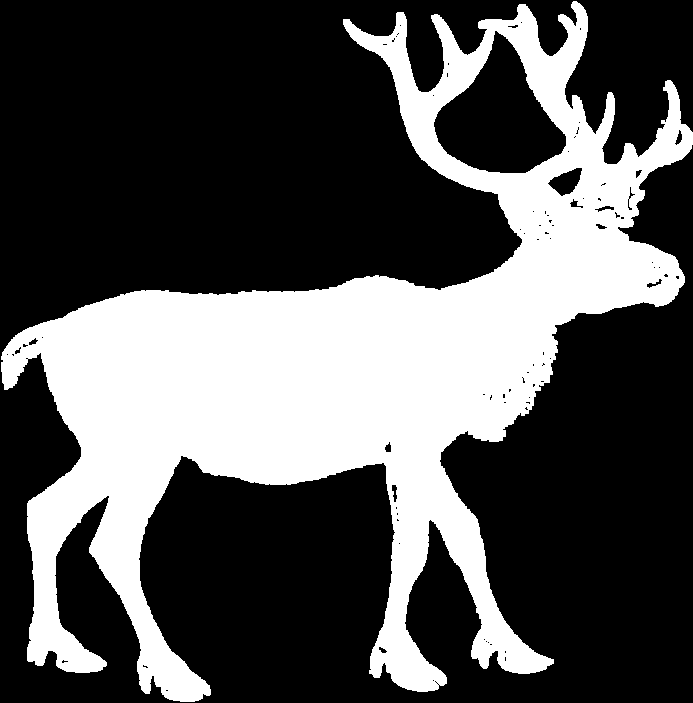
#> input picture imagenes/deer-1.bmp, 693 x 703 px, found by its file name
$ python ejercicio8.py
#> lines starting #> are read from the running program, lines starting #| are printed output that depends on the picture; after the words box and inside, x2 and y2 are one past the last pixel; in counts of white or black regions, pixels touching at a corner belong together; long printed decimals are rounded
from PIL import Image
import numpy as np
import cv2

# Cargar la imagen binaria
img = cv2.imread(
    "C:/Users/carli/Documents/ExamenTarea2/imagenes/deer-1.bmp", cv2.IMREAD_GRAYSCALE
)
#> img: shape (703, 693); 32.6% white; 1 white region

# Convertir la imagen en una matriz NumPy y asegurarse de que sea de tipo uint8
img_arr = np.uint8(np.array(img))
print(img_arr.dtype)
#| uint8

# Detección de contornos
contours, hierarchy = cv2.findContours(
    img_arr, cv2.RETR_EXTERNAL, cv2.CHAIN_APPROX_NONE
)
#> contours = 1 contour; box (x1, y1, x2, y2) and area: (1, 1, 693, 702) 167792

# Calcular los momentos y los ejes principales para cada objeto
for contour in contours:
    moments = cv2.moments(contour)
    cx = int(moments["m10"] / moments["m00"])
    cy = int(moments["m01"] / moments["m00"])
    covariance = np.array(
        [[moments["mu20"], moments["mu11"]], [moments["mu11"], moments["mu02"]]]
    )
    _, _, v = np.linalg.svd(covariance)
    angle = np.arctan2(v[0][1], v[0][0])
    rotation_matrix = cv2.getRotationMatrix2D((cx, cy), angle * 180 / np.pi, 1)
    rotated_img = cv2.warpAffine(
        img_arr, rotation_matrix, img_arr.shape[::-1], flags=cv2.INTER_LINEAR
    )

    # Mostrar la imagen rotada para depuración
    cv2.imshow("Imagen Rotada", rotated_img)
    cv2.waitKey(0)
    cv2.destroyAllWindows()

    # Guardar la imagen rotada
    cv2.imwrite("objeto_rotado.bmp", rotated_img)
#> this loop made 1 pass
#> (cx, cy, covariance, v, angle, rotation_matrix) on pass 1: (357, 351, [[5.25e+09, -2.46e+09], [-2.46e+09, 4.14e+09]], [[-0.781, 0.625], [0.625, 0.781]], 2.47, [[-0.781, 0.625, 416.3], [-0.625, -0.781, 848.1]])
#> pass 1, `rotated_img = cv2.warpAffine( img_arr, rotation_matrix, img_arr.shape[..`:
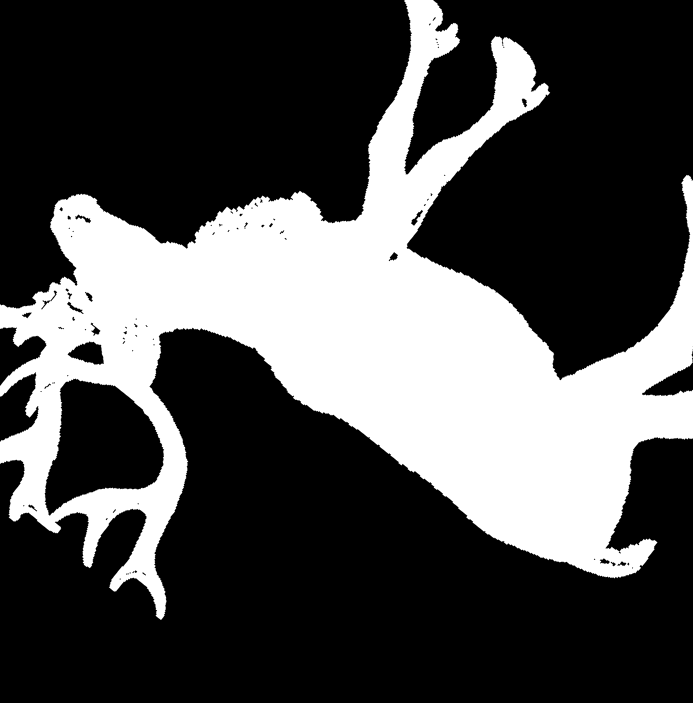
#> rotated_img: shape (703, 693); min 0, max 255, mean 76.8

# Mostrar la imagen guardada para depuración
img_rotada = Image.open("objeto_rotado.bmp")
# imprimir ejes principales
print("Eje principal 1: ", v[0])
#| Eje principal 1:  [-0.7806  0.6251]
print("Eje principal 2: ", v[1])
#| Eje principal 2:  [0.6251 0.7806]

$ run again, with imagenes/device0-5.bmp copied over imagenes/deer-1.bmp
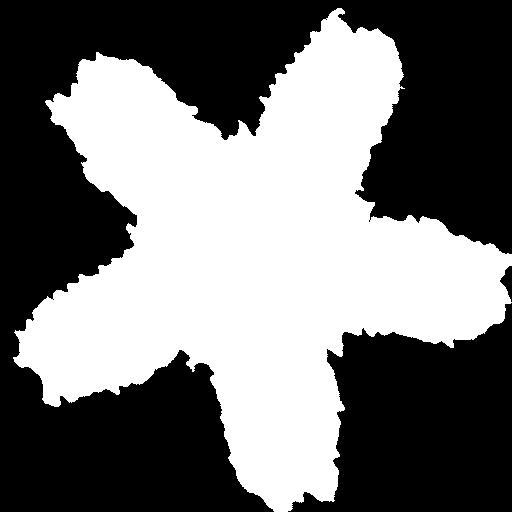
#> input picture imagenes/device0-5.bmp, 512 x 512 px, found by its file name
#> img: shape (512, 512); 45.9% white; 1 white region
#| uint8
#> contours = 1 contour; box (x1, y1, x2, y2) and area: (13, 8, 512, 512) 119184
#> the loop `for contour in contours:` made 1 pass
#> (cx, cy, covariance, v, angle, rotation_matrix) on pass 1: (254, 254, [[1.45e+09, 4531624.3], [4531624.3, 1.43e+09]], [[-0.951, -0.309], [-0.309, 0.951]], -2.83, [[-0.951, -0.309, 574], [0.309, -0.951, 417.1]])
#> pass 1, `rotated_img = cv2.warpAffine( img_arr, rotation_matrix, img_arr.shape[..`:
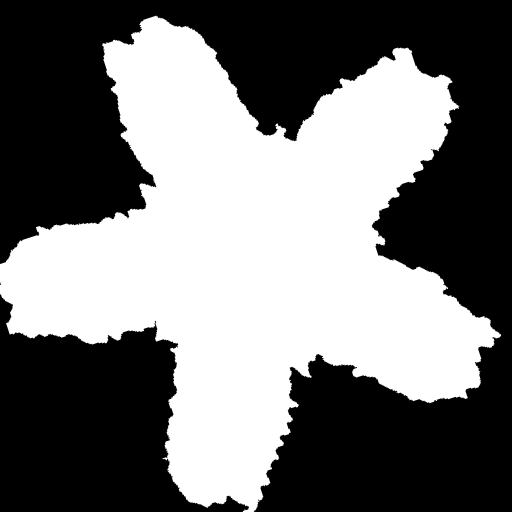
#> rotated_img: shape (512, 512); min 0, max 255, mean 117
#| Eje principal 1:  [-0.9511 -0.3089]
#| Eje principal 2:  [-0.3089  0.9511]

$ run again, with imagenes/device2-2.bmp copied over imagenes/deer-1.bmp
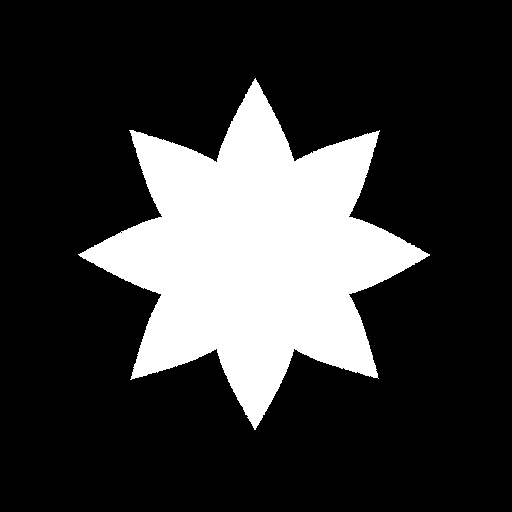
#> input picture imagenes/device2-2.bmp, 512 x 512 px, found by its file name
#> img: shape (512, 512); 22% white; 1 white region
#| uint8
#> contours = 1 contour; box (x1, y1, x2, y2) and area: (78, 78, 430, 430) 56882
#> the loop `for contour in contours:` made 1 pass
#> (cx, cy, covariance, v, angle, rotation_matrix) on pass 1: (254, 254, [[283345895.9, -110037.4], [-110037.4, 283062945.9]], [[-0.946, 0.325], [0.325, 0.946]], 2.81, [[-0.946, 0.325, 411.8], [-0.325, -0.946, 576.7]])
#> pass 1, `rotated_img = cv2.warpAffine( img_arr, rotation_matrix, img_arr.shape[..`:
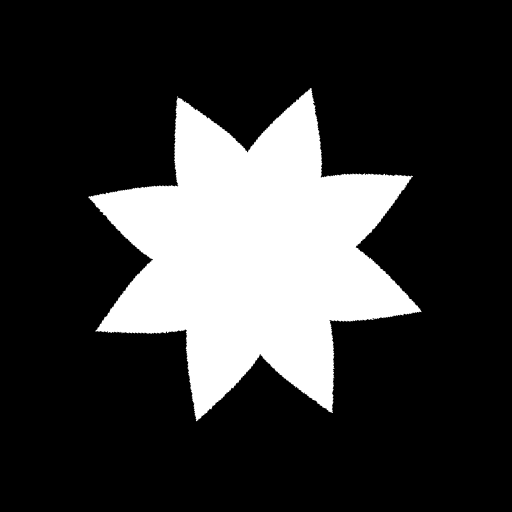
#> rotated_img: shape (512, 512); min 0, max 255, mean 56
#| Eje principal 1:  [-0.9459  0.3245]
#| Eje principal 2:  [0.3245 0.9459]

$ run again, with imagenes/device7-8.bmp copied over imagenes/deer-1.bmp
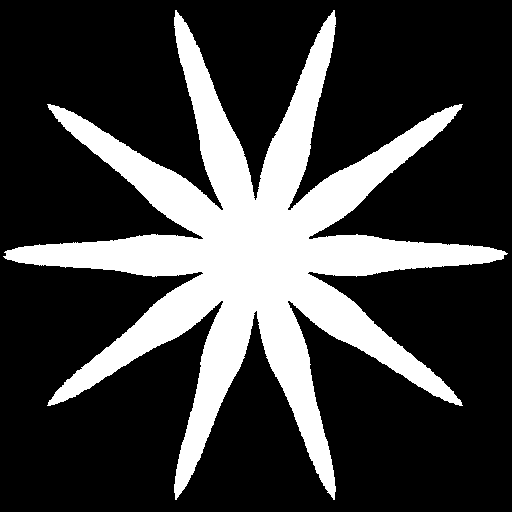
#> input picture imagenes/device7-8.bmp, 512 x 512 px, found by its file name
#> img: shape (512, 512); 25.2% white; 1 white region
#| uint8
#> contours = 1 contour; box (x1, y1, x2, y2) and area: (3, 10, 508, 500) 64114
#> the loop `for contour in contours:` made 1 pass
#> (cx, cy, covariance, v, angle, rotation_matrix) on pass 1: (253, 253, [[576315033.7, -635508.9], [-635508.9, 580383768.6]], [[-0.151, 0.989], [0.989, 0.151]], 1.72, [[-0.151, 0.989, 41.05], [-0.989, -0.151, 541.3]])
#> pass 1, `rotated_img = cv2.warpAffine( img_arr, rotation_matrix, img_arr.shape[..`:
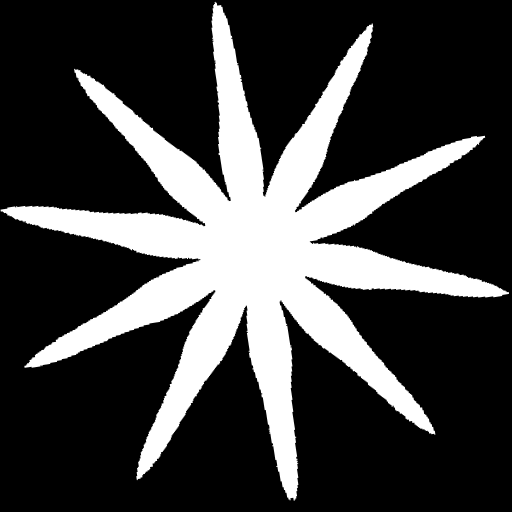
#> rotated_img: shape (512, 512); min 0, max 255, mean 64.2
#| Eje principal 1:  [-0.1508   0.9886]
#| Eje principal 2:  [0.9886 0.1508 ]
